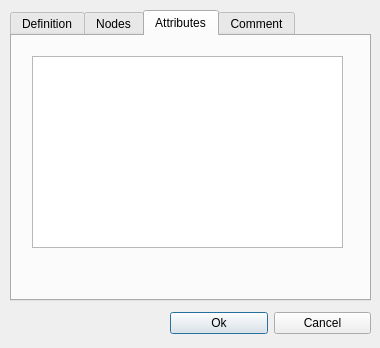
<?xml version="1.0" encoding="UTF-8"?>
<ui version="4.0">
 <class>Dialog_Network</class>
 <widget class="QDialog" name="Dialog_Network">
  <property name="geometry">
   <rect>
    <x>0</x>
    <y>0</y>
    <width>380</width>
    <height>348</height>
   </rect>
  </property>
  <property name="windowTitle">
   <string>Dialog</string>
  </property>
  <widget class="QTabWidget" name="m_tabWidget">
   <property name="geometry">
    <rect>
     <x>10</x>
     <y>10</y>
     <width>361</width>
     <height>291</height>
    </rect>
   </property>
   <property name="currentIndex">
    <number>2</number>
   </property>
   <widget class="QWidget" name="m_tabDefinition">
    <attribute name="title">
     <string>Definition</string>
    </attribute>
    <widget class="QWidget" name="layoutWidget2">
     <property name="geometry">
      <rect>
       <x>20</x>
       <y>20</y>
       <width>251</width>
       <height>81</height>
      </rect>
     </property>
     <layout class="QFormLayout" name="formLayout">
      <property name="horizontalSpacing">
       <number>16</number>
      </property>
      <property name="verticalSpacing">
       <number>16</number>
      </property>
      <item row="0" column="0">
       <widget class="QLabel" name="m_lblName">
        <property name="text">
         <string>Name:</string>
        </property>
       </widget>
      </item>
      <item row="0" column="1">
       <widget class="QLineEdit" name="m_leName"/>
      </item>
      <item row="1" column="0">
       <widget class="QLabel" name="m_lblProtocol">
        <property name="text">
         <string>Protocol</string>
        </property>
       </widget>
      </item>
      <item row="1" column="1">
       <widget class="QComboBox" name="m_cbProtocol">
        <item>
         <property name="text">
          <string>CAN</string>
         </property>
        </item>
       </widget>
      </item>
     </layout>
    </widget>
   </widget>
   <widget class="QWidget" name="m_tabNodes">
    <attribute name="title">
     <string>Nodes</string>
    </attribute>
    <widget class="QTableView" name="m_tblNode">
     <property name="geometry">
      <rect>
       <x>20</x>
       <y>20</y>
       <width>311</width>
       <height>192</height>
      </rect>
     </property>
     <property name="editTriggers">
      <set>QAbstractItemView::NoEditTriggers</set>
     </property>
     <property name="showGrid">
      <bool>false</bool>
     </property>
     <property name="sortingEnabled">
      <bool>true</bool>
     </property>
     <attribute name="horizontalHeaderHighlightSections">
      <bool>false</bool>
     </attribute>
     <attribute name="horizontalHeaderStretchLastSection">
      <bool>true</bool>
     </attribute>
     <attribute name="verticalHeaderVisible">
      <bool>false</bool>
     </attribute>
     <attribute name="verticalHeaderDefaultSectionSize">
      <number>16</number>
     </attribute>
     <attribute name="verticalHeaderHighlightSections">
      <bool>false</bool>
     </attribute>
    </widget>
   </widget>
   <widget class="QWidget" name="m_tabAttributes">
    <attribute name="title">
     <string>Attributes</string>
    </attribute>
    <widget class="QTreeView" name="m_tvAttr">
     <property name="geometry">
      <rect>
       <x>20</x>
       <y>20</y>
       <width>311</width>
       <height>192</height>
      </rect>
     </property>
     <property name="styleSheet">
      <string notr="true">::item {padding: 2px}</string>
     </property>
     <property name="editTriggers">
      <set>QAbstractItemView::NoEditTriggers</set>
     </property>
     <attribute name="headerDefaultSectionSize">
      <number>200</number>
     </attribute>
     <attribute name="headerStretchLastSection">
      <bool>true</bool>
     </attribute>
    </widget>
   </widget>
   <widget class="QWidget" name="m_tabComment">
    <attribute name="title">
     <string>Comment</string>
    </attribute>
    <widget class="QTextEdit" name="m_teComment">
     <property name="geometry">
      <rect>
       <x>20</x>
       <y>20</y>
       <width>311</width>
       <height>192</height>
      </rect>
     </property>
    </widget>
   </widget>
  </widget>
  <widget class="QWidget" name="layoutWidget1">
   <property name="geometry">
    <rect>
     <x>170</x>
     <y>310</y>
     <width>201</width>
     <height>27</height>
    </rect>
   </property>
   <layout class="QHBoxLayout" name="horizontalLayout_4">
    <item>
     <widget class="QPushButton" name="m_btnOK">
      <property name="text">
       <string>Ok</string>
      </property>
      <property name="default">
       <bool>false</bool>
      </property>
     </widget>
    </item>
    <item>
     <widget class="QPushButton" name="m_btnCancel">
      <property name="text">
       <string>Cancel</string>
      </property>
      <property name="default">
       <bool>false</bool>
      </property>
     </widget>
    </item>
   </layout>
  </widget>
 </widget>
 <resources/>
 <connections/>
</ui>
